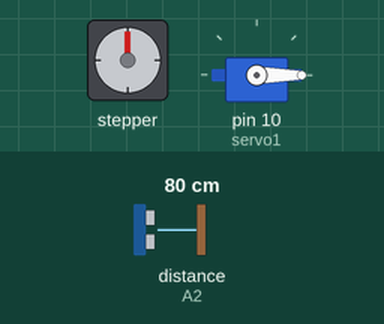
The sketch below on a simulated Arduino Uno, built with avr-gcc and run on an emulated ATmega328P. Parts: stepper motor, servo. Wiring (inferred from the names in the program): ultrasonic range finder: trigger A1; echo A2; stepper motor (2048 steps per turn assumed): coils pin 4, pin 5, pin 6, pin 7. The inputs (shaded band) are chosen by the test bench; at power-on: distance to the obstacle (sensor on A2) 80 cm. The echo pulse lasts 58.3 µs per cm.

Above: at 0.05 s.
At 1.2 s:
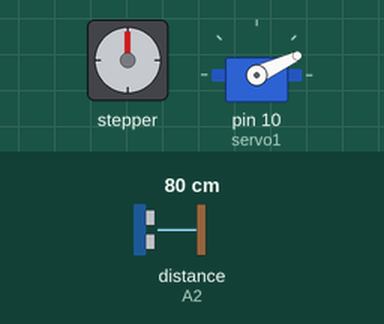
At 1.7 s:
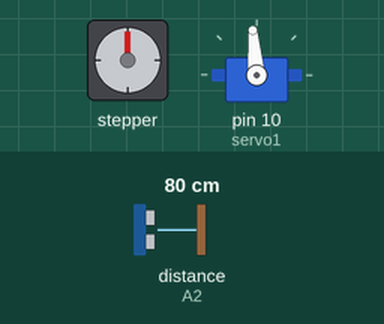
At 2.25 s:
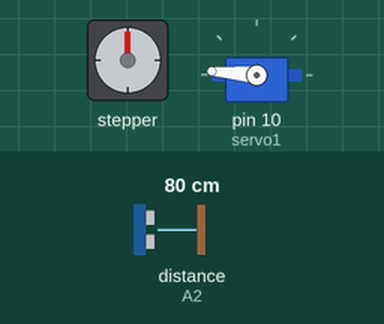
Timing chart, 0 to 12.0 s (numbered marks = the images above):
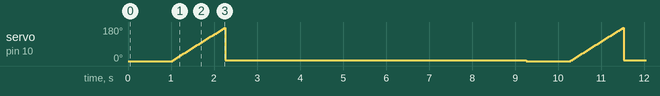

The sketch:

SRF05_servo_nearest_obstacle__modified.ino
```cpp
/*
SRF05_servo_nearest_obstacle - Find the nearest obstacle and turn the sensor in its direction
Connections:Vcc - 7, TRIG - 6 ,ECHO - 5 ,Gnd - 4

Servo -> RED - 5V, BROWN - GND ,ORANGE - 9
*/
#include <Servo.h>

//ultrasonic sensor pins
#define TRIG A1 // the SRF05 Trig pin
#define ECHO A2 // the SRF05 Echo pin
#define SENSOR_STEP 5 // 5 degrees

//L298N control pins
const int LeftMotorForward = 7;
const int LeftMotorBackward = 6;
const int RightMotorForward = 4;
const int RightMotorBackward = 5;

int numberOfSteps = int(180 / SENSOR_STEP);
unsigned long pulseTime;
unsigned long srfDistanceArray[180 / SENSOR_STEP]; // 180/step (where step is equal to 5)
unsigned long minimumDistanceThreshold = 5;
unsigned long maximumDistanceThreshold = 100;

Servo servo1;  // servo control object

void setup()
{
  pinMode(TRIG,OUTPUT);
  pinMode(ECHO,INPUT);
  servo1.attach(10);

  pinMode(RightMotorForward, OUTPUT);
  pinMode(LeftMotorForward, OUTPUT);
  pinMode(LeftMotorBackward, OUTPUT);
  pinMode(RightMotorBackward, OUTPUT);

}

float measurement()
{
  digitalWrite(TRIG,HIGH);
  delayMicroseconds(10);
  digitalWrite(TRIG,LOW);
  // wait for the pulse to return. The pulse
  // goes from low to HIGH to low, so we specify
  // that we want a HIGH-going pulse below:
  pulseTime = pulseIn(ECHO,HIGH);
  int distance = (pulseTime*0.0343)/2;
  return distance;
}
boolean checkNeighborhood(int arrayIndex)
{
  unsigned long loweNeighborDiff = abs(srfDistanceArray[arrayIndex]-srfDistanceArray[arrayIndex-1]);
  unsigned long upperNeighborDiff = abs(srfDistanceArray[arrayIndex]-srfDistanceArray[arrayIndex+1]);
  if (loweNeighborDiff<20 || upperNeighborDiff<20)
  {
    return true;
  }
  else{
    return false;
  }
}
int measurementsDataMin()
{
  unsigned long minDistance = maximumDistanceThreshold; // srfDistanceArray[0];
  int index = 0;
  for (int i=1; i<numberOfSteps-2; i++){
    if(srfDistanceArray[i]>minimumDistanceThreshold && srfDistanceArray[i] < minDistance){
      if(checkNeighborhood(i)){ // if TRUE
        index = i;
        minDistance = srfDistanceArray[i];
      }
    }
  }
  index = index*SENSOR_STEP;
  return index;
}
float timeVal(int angle)
{     float t = (5.93*angle);
      return t;
}

void loop()
{
  int pos;
  int nearestObjectPosition;
  int arrayIndex = 0;
  servo1.write(0);     // Tell servo to go to 0 degrees
  delay(1000);         // Pause to get it time to move

  for(pos = 0; pos < 180; pos += SENSOR_STEP) // Tell servo to go to 180 degrees, stepping by 5 degrees
{
    servo1.write(pos);  // Move to next position
    delay(30);               // Short pause to allow it to move, min 20ms
    if(arrayIndex<numberOfSteps-1)
    {
          srfDistanceArray[arrayIndex] = measurement();
    }
    arrayIndex++;
}

  nearestObjectPosition = measurementsDataMin();
  servo1.write(nearestObjectPosition);
  delay(7000);
}
```
